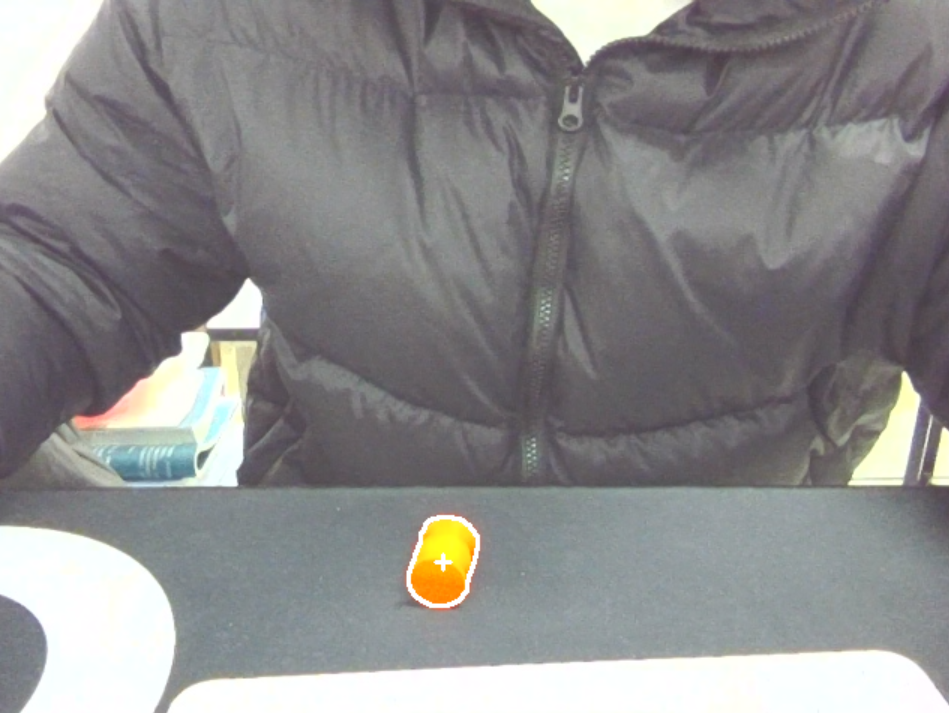
//> input picture Task 4 OpenCV Cpp_黄世昌/十字标定.png, 949 x 713 px, given in place of the camera
$ ./center   (built with g++ and OpenCV 4)
//> lines starting //> are read from the running program, lines starting //| are printed output that depends on the picture; after the words box and inside, x2 and y2 are one past the last pixel; in counts of white or black regions, pixels touching at a corner belong together
#include <opencv2/opencv.hpp>
#include <iostream>

int main() {
    cv::VideoCapture cap(0);
    if (!cap.isOpened()) {
        std::cerr << "Error: Could not open webcam." << std::endl;
        return -1;
    }

    while (true) {
        cv::Mat frame;
        cap >> frame;
//> frame is the input picture: 713 rows x 949 cols, CV_8UC3; mean B, G, R 139.8, 139.2, 139.8
        if (frame.empty()) {
            std::cerr << "Error: Could not capture frame." << std::endl;
            break;
        }


        cv::Mat hsv;
        cv::cvtColor(frame, hsv, cv::COLOR_BGR2HSV);
//> hsv: 713 rows x 949 cols, CV_8UC3; mean H, S, V 105.3, 15.2, 143.3


        cv::Scalar lower_orange1 = cv::Scalar(10, 100, 100);
        cv::Scalar upper_orange1 = cv::Scalar(20, 255, 255);
        cv::Scalar lower_orange2 = cv::Scalar(20, 100, 100);
        cv::Scalar upper_orange2 = cv::Scalar(30, 255, 255);

        cv::Mat mask1, mask2, mask;
        cv::inRange(hsv, lower_orange1, upper_orange1, mask1);
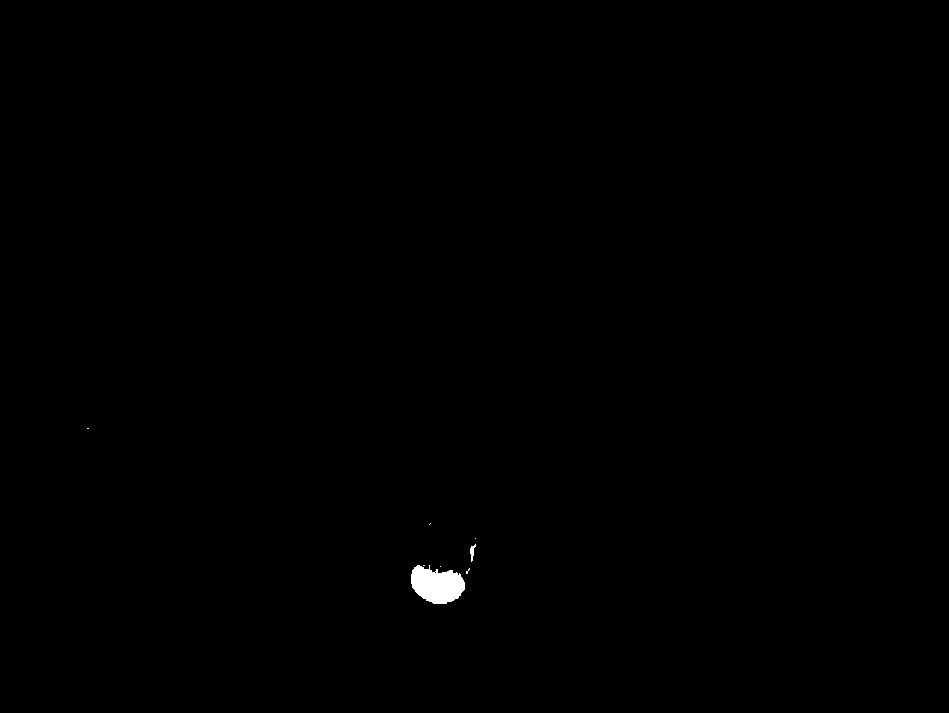
//> mask1: 713 rows x 949 cols, CV_8UC1; 0.23% white; 8 white regions (6 under 20 px), largest, box (x1, y1, x2, y2) and area: (411, 565, 465, 604) 1515, (470, 544, 476, 562) 53
        cv::inRange(hsv, lower_orange2, upper_orange2, mask2);
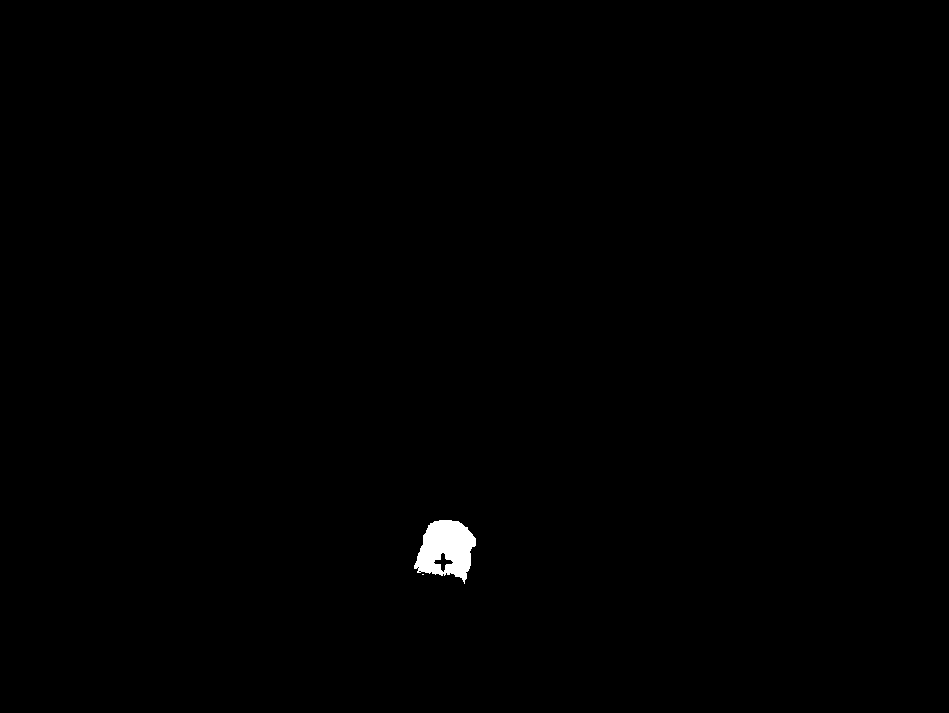
//> mask2: 713 rows x 949 cols, CV_8UC1; 0.38% white; 2 white regions (1 under 20 px), largest, box (x1, y1, x2, y2) and area: (414, 520, 476, 584) 2542
        cv::bitwise_or(mask1, mask2, mask);
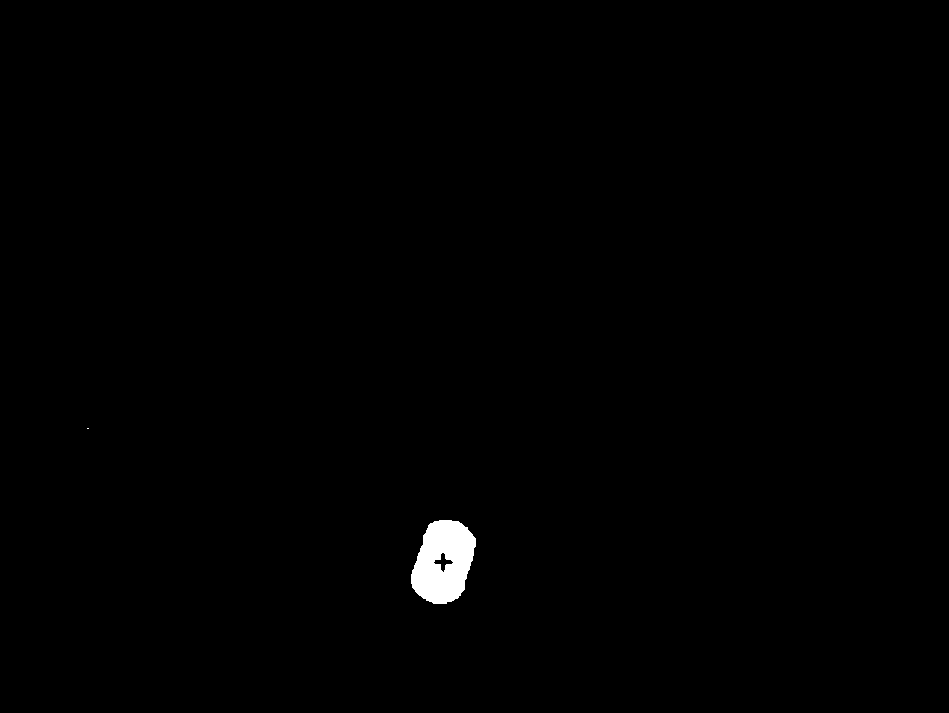
//> mask: 713 rows x 949 cols, CV_8UC1; 0.58% white; 2 white regions (1 under 20 px), largest, box (x1, y1, x2, y2) and area: (411, 520, 476, 604) 3923


        cv::Mat kernel = cv::getStructuringElement(cv::MORPH_RECT, cv::Size(3, 3));
        cv::morphologyEx(mask, mask, cv::MORPH_OPEN, kernel, cv::Point(-1, -1), 1);
//> mask: 713 rows x 949 cols, CV_8UC1; 0.58% white; 1 white region, box (x1, y1, x2, y2) and area: (411, 520, 476, 604) 3923
        cv::morphologyEx(mask, mask, cv::MORPH_CLOSE, kernel, cv::Point(-1, -1), 1);
//> mask: 713 rows x 949 cols, CV_8UC1; 0.58% white; 1 white region


        std::vector<std::vector<cv::Point>> contours;
        cv::findContours(mask, contours, cv::RETR_EXTERNAL, cv::CHAIN_APPROX_SIMPLE);
//> contours = 1 contour; box (x1, y1, x2, y2) and area: (411, 520, 476, 604) 3936

        for (const auto& contour : contours) {
            if (cv::contourArea(contour) < 50) {
                continue;
            }

            cv::Rect rect = cv::boundingRect(contour);
            int x = rect.x;
            int y = rect.y;
            int w = rect.width;
            int h = rect.height;

            int center_x = x + w / 2;
            int center_y = y + h / 2;

            cv::Scalar white_color(255, 255, 255);

            cv::drawContours(frame, std::vector<std::vector<cv::Point>>{contour}, -1, white_color, 2);

            cv::drawMarker(frame, cv::Point(center_x, center_y), white_color, cv::MARKER_CROSS, 10, 2);
        }
//> this loop made 1 pass
//> (x, y, w, h, center_x, center_y) on pass 1: (411, 520, 65, 84, 443, 562)
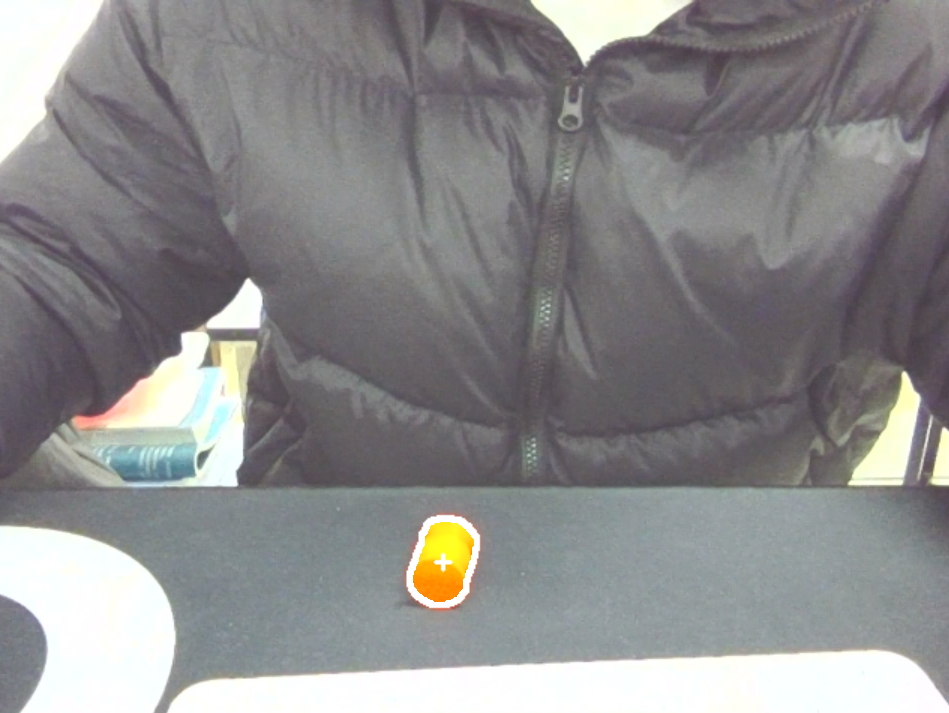
//> frame: 713 rows x 949 cols, CV_8UC3; 0.1% of pixels changed, all inside (x1, y1, x2, y2) = (410, 519, 476, 604)

        cv::imshow("Webcam", frame);

        if (cv::waitKey(1) == 'q') {
//> the 'q' key is pressed
            break;
        }
    }

    cap.release();
    cv::destroyAllWindows();

    return 0;
}
